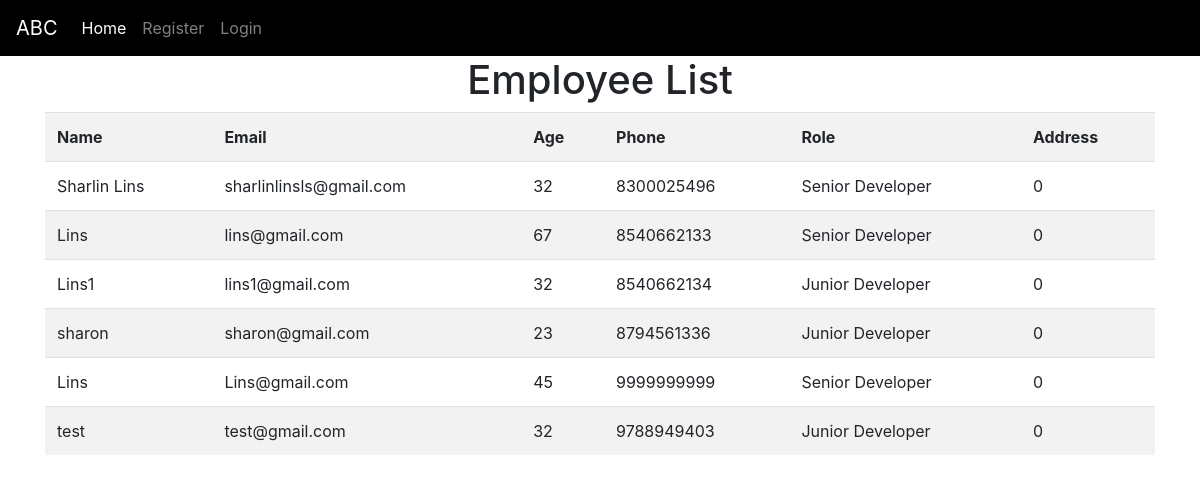
/home/, run on the app's committed database.
### employee/models.py (models this page shows, shortened)
class Employee(models.Model):
    ROLE = (
        ('Senior Developer', 'Senior Developer'),
        ('Junior Developer', 'Junior Developer'),
        ('Software Tester', 'Software Tester')
    )
    name = models.CharField(
        max_length = 50,
        verbose_name = 'NAME',
        validators =[
            v.MinLengthValidator(3, 'Name should be 3 chars long'),
            v.MaxLengthValidator(50, 'Name shoild not be longer than 50 chars')
        ]
    )
    email = models.CharField(
        max_length = 50,
        verbose_name = 'EMAIL',
        unique = True,
        validators =[
            v.MinLengthValidator(5, 'Name should be 5 chars long'),
            v.MaxLengthValidator(50, 'Name shoild not be longer than 50 chars'),
            v.EmailValidator("Invalid Email")
        ]
    )
    age = models.IntegerField(
        verbose_name = 'AGE',
        validators =[
            v.MinValueValidator(20, 'Age should be above 20'),
            v.MaxValueValidator(70, 'Age should be below 70'),
        ]
    )
    phone = models.BigIntegerField(
        verbose_name = 'PHONE',
        default = 0,
        unique = True,
        validators =[
            v.MinValueValidator(6666666666, 'Invalid Phone Number'),
            v.MaxValueValidator(9999999999, 'Invalid Phone Number'),
        ]
    )
    role = models.CharField(
        max_length = 100,
        verbose_name = 'ROLE',
        choices = ROLE
    )
    address = models.CharField(
        max_length = 255,
        verbose_name = 'ADDRESS',
        default = 0
    )

### employee/views.py (the view)
# urls.py: 2. Add a URL to urlpatterns:  path('', views.home, name='home')
def home(request):
    msg = request.session.get("message", None)
    if "message" in request.session:
        del request.session["message"]
    emps = Employee.objects.all()[:100]
    return render(request, 'employee_home.html', {"message": msg, 'data': emps})

### employee/templates/employee_home.html (shortened to what this page needs)
{% extends "employee_base.html" %}
{% block content %}
<h1 class="text-center">Employee List</h1>
<div class="container">
    {% if data %}
    <table class="table table-striped table-hover">
        <tr>
            <th>Name</th>
            <th>Email</th>
            <th>Age</th>
            <th>Phone</th>
            <th>Role</th>
            <th>Address</th>
        </tr>
        {% for e in data %}
        <tr>
            <td>{{ e.name }}</td>
            <td>{{ e.email }}</td>
            <td>{{ e.age }}</td>
            <td>{{ e.phone }}</td>
            <td>{{ e.role }}</td>
            <td>{{ e.address }}</td>
        </tr>
        {% endfor %}
    </table>
    {% endif %}
</div>
{% endblock content %}

### employee/templates/employee_base.html (shortened to what this page needs)
<!doctype html>
<html lang="en">
<head>
    <link rel="stylesheet" href="https://stackpath.bootstrapcdn.com/bootstrap/4.3.1/css/bootstrap.min.css"
>
</head>
<body>
    <nav class="navbar navbar-expand-sm navbar-dark" style="background-color: #000000;">
        <a class="navbar-brand" href="{% url 'index' %}">ABC</a>
        <div class="collapse navbar-collapse" id="collapsibleNavId">
            <ul class="navbar-nav mr-auto mt-2 mt-lg-0">
                {% if user.is_authenticated %}
                <li class="nav-item">
                    <a class="nav-link" href="{% url 'logout' %}">Logout</a>
                </li>
                <li class="nav-item">
                    <a class="nav-link" href="{% url 'employee_home' %}">Employee List</a>
                </li>
                {% if request.user.is_superuser %}
                <li class="nav-item">
                    <a class="nav-link" href="{% url 'employee_new' %}">Add Employee</a>
                </li>
                {% endif %}
                {% else %}
                <li class="nav-item">
                    <a class="nav-link" href="{% url 'index' %}">Home</a>
                </li>
                <li class="nav-item">
                    <a class="nav-link" href="{% url 'register' %}">Register</a>
                </li>
                <li class="nav-item">
                    <a class="nav-link" href="{% url 'login' %}">Login</a>
                </li>
                {% endif %}
            </ul>
        </div>
    </nav>
    {% block content %}
    {% endblock content %}
</body>
</html>

### data on the page
Employee: name "Sharlin Lins", email "sharlinlinsls@gmail.com", age "32", phone "8300025496", role "Senior Developer", address "0"
Employee: name "Lins", email "lins@gmail.com", age "67", phone "8540662133", role "Senior Developer", address "0"
Employee: name "Lins1", email "lins1@gmail.com", age "32", phone "8540662134", role "Junior Developer", address "0"
Employee: name "sharon", email "sharon@gmail.com", age "23", phone "8794561336", role "Junior Developer", address "0"
Employee: name "Lins", email "Lins@gmail.com", age "45", phone "9999999999", role "Senior Developer", address "0"
Employee: name "test", email "test@gmail.com", age "32", phone "9788949403", role "Junior Developer", address "0"
